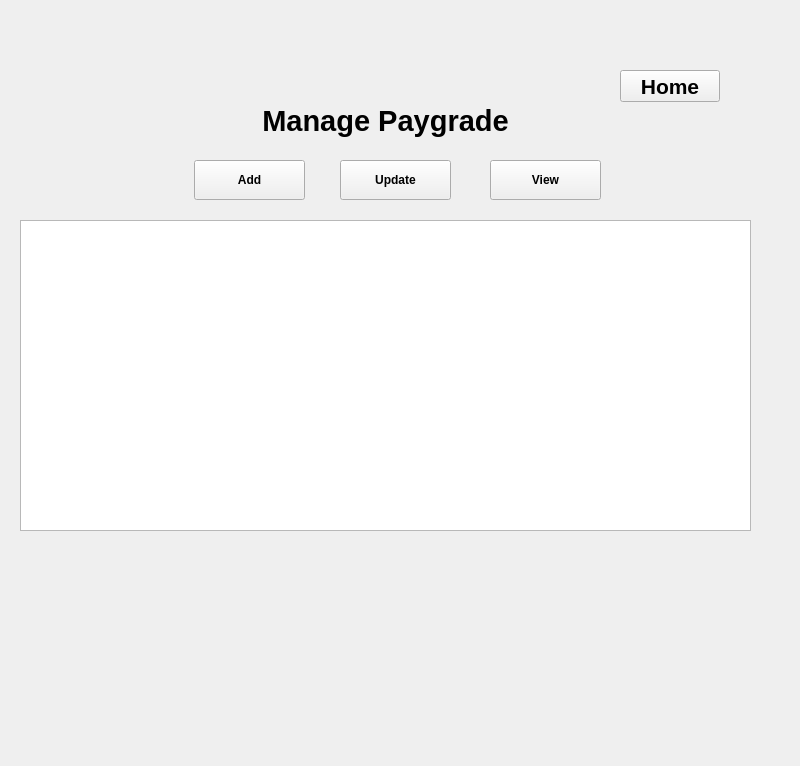
<?xml version="1.0" encoding="UTF-8"?>
<ui version="4.0">
 <class>ManagePaygrade</class>
 <widget class="QWidget" name="ManagePaygrade">
  <property name="geometry">
   <rect>
    <x>0</x>
    <y>0</y>
    <width>800</width>
    <height>766</height>
   </rect>
  </property>
  <property name="font">
   <font>
    <bold>true</bold>
   </font>
  </property>
  <property name="windowTitle">
   <string>Form</string>
  </property>
  <widget class="QLabel" name="label">
   <property name="geometry">
    <rect>
     <x>240</x>
     <y>90</y>
     <width>291</width>
     <height>61</height>
    </rect>
   </property>
   <property name="font">
    <font>
     <pointsize>22</pointsize>
     <bold>true</bold>
    </font>
   </property>
   <property name="text">
    <string>Manage Paygrade</string>
   </property>
   <property name="alignment">
    <set>Qt::AlignCenter</set>
   </property>
  </widget>
  <widget class="QPushButton" name="pushButton">
   <property name="geometry">
    <rect>
     <x>620</x>
     <y>70</y>
     <width>100</width>
     <height>32</height>
    </rect>
   </property>
   <property name="font">
    <font>
     <pointsize>16</pointsize>
     <bold>true</bold>
    </font>
   </property>
   <property name="text">
    <string>Home</string>
   </property>
  </widget>
  <widget class="QPushButton" name="pushButton_add">
   <property name="geometry">
    <rect>
     <x>194</x>
     <y>160</y>
     <width>111</width>
     <height>40</height>
    </rect>
   </property>
   <property name="text">
    <string>Add</string>
   </property>
  </widget>
  <widget class="QPushButton" name="pushButton_update">
   <property name="geometry">
    <rect>
     <x>340</x>
     <y>160</y>
     <width>111</width>
     <height>40</height>
    </rect>
   </property>
   <property name="text">
    <string>Update</string>
   </property>
  </widget>
  <widget class="QPushButton" name="pushButton_6">
   <property name="geometry">
    <rect>
     <x>490</x>
     <y>160</y>
     <width>111</width>
     <height>40</height>
    </rect>
   </property>
   <property name="text">
    <string>View</string>
   </property>
  </widget>
  <widget class="QLineEdit" name="lineEdit_basic">
   <property name="geometry">
    <rect>
     <x>190</x>
     <y>340</y>
     <width>111</width>
     <height>22</height>
    </rect>
   </property>
   <property name="text">
    <string/>
   </property>
  </widget>
  <widget class="QLineEdit" name="lineEdit_DA">
   <property name="geometry">
    <rect>
     <x>510</x>
     <y>290</y>
     <width>111</width>
     <height>22</height>
    </rect>
   </property>
   <property name="text">
    <string/>
   </property>
  </widget>
  <widget class="QLineEdit" name="lineEdit_TA">
   <property name="geometry">
    <rect>
     <x>510</x>
     <y>240</y>
     <width>111</width>
     <height>22</height>
    </rect>
   </property>
   <property name="text">
    <string/>
   </property>
  </widget>
  <widget class="QLineEdit" name="lineEdit_name">
   <property name="geometry">
    <rect>
     <x>190</x>
     <y>290</y>
     <width>111</width>
     <height>22</height>
    </rect>
   </property>
   <property name="text">
    <string/>
   </property>
  </widget>
  <widget class="QLineEdit" name="lineEdit_bonus">
   <property name="geometry">
    <rect>
     <x>510</x>
     <y>340</y>
     <width>111</width>
     <height>22</height>
    </rect>
   </property>
   <property name="text">
    <string/>
   </property>
  </widget>
  <widget class="QLabel" name="label_2">
   <property name="geometry">
    <rect>
     <x>108</x>
     <y>240</y>
     <width>51</width>
     <height>20</height>
    </rect>
   </property>
   <property name="text">
    <string/>
   </property>
  </widget>
  <widget class="QLabel" name="label_grade">
   <property name="geometry">
    <rect>
     <x>70</x>
     <y>290</y>
     <width>100</width>
     <height>20</height>
    </rect>
   </property>
   <property name="text">
    <string>Grade Name</string>
   </property>
  </widget>
  <widget class="QLabel" name="label_basic">
   <property name="geometry">
    <rect>
     <x>70</x>
     <y>340</y>
     <width>100</width>
     <height>20</height>
    </rect>
   </property>
   <property name="text">
    <string>Basic</string>
   </property>
  </widget>
  <widget class="QLabel" name="label_DA">
   <property name="geometry">
    <rect>
     <x>430</x>
     <y>290</y>
     <width>49</width>
     <height>16</height>
    </rect>
   </property>
   <property name="text">
    <string>DA</string>
   </property>
  </widget>
  <widget class="QLabel" name="label_Department">
   <property name="geometry">
    <rect>
     <x>70</x>
     <y>240</y>
     <width>100</width>
     <height>20</height>
    </rect>
   </property>
   <property name="text">
    <string>Department</string>
   </property>
  </widget>
  <widget class="QLabel" name="label_bonus">
   <property name="geometry">
    <rect>
     <x>430</x>
     <y>340</y>
     <width>71</width>
     <height>20</height>
    </rect>
   </property>
   <property name="text">
    <string>Bonus</string>
   </property>
  </widget>
  <widget class="QLabel" name="label_TA">
   <property name="geometry">
    <rect>
     <x>430</x>
     <y>240</y>
     <width>49</width>
     <height>16</height>
    </rect>
   </property>
   <property name="text">
    <string>TA</string>
   </property>
  </widget>
  <widget class="QComboBox" name="comboBox_departmentlist">
   <property name="geometry">
    <rect>
     <x>190</x>
     <y>240</y>
     <width>111</width>
     <height>22</height>
    </rect>
   </property>
  </widget>
  <widget class="QPushButton" name="pushButton_3">
   <property name="geometry">
    <rect>
     <x>300</x>
     <y>400</y>
     <width>200</width>
     <height>40</height>
    </rect>
   </property>
   <property name="text">
    <string>Add Paygrade</string>
   </property>
  </widget>
  <widget class="QTableWidget" name="tableWidget_paygrades">
   <property name="geometry">
    <rect>
     <x>20</x>
     <y>220</y>
     <width>731</width>
     <height>311</height>
    </rect>
   </property>
  </widget>
 </widget>
 <resources/>
 <connections/>
</ui>
